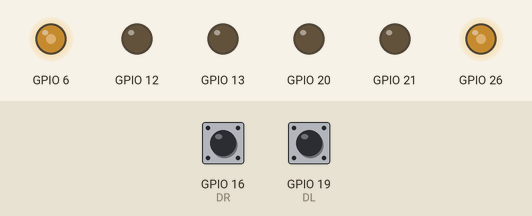
This program was run on a simulated Raspberry Pi (BCM pin numbers). Shown: output pins drawn as LEDs (lit = HIGH). The inputs (shaded band) are chosen by the test bench; at power-on: GPIO 16 (DR) HIGH, GPIO 19 (DL) HIGH. What the program prints to the terminal is not drawn.

Above: at 1.2 s.
1.3 s: GPIO 16 (DR) pulled LOW for 0.15 s
At 1.37 s:
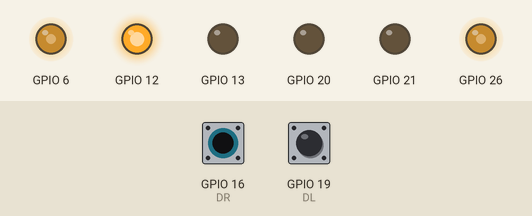
2.9 s: GPIO 19 (DL) pulled LOW for 0.15 s
At 2.97 s:
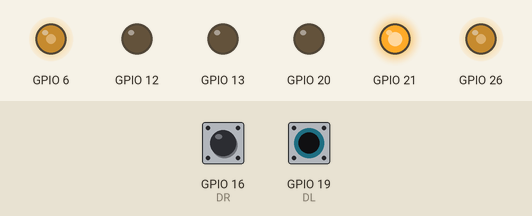
4.5 s: GPIO 19 (DL) pulled LOW for 3.2 s
At 8.1 s:
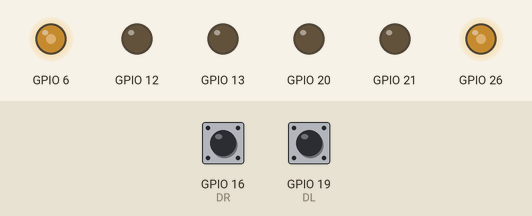
9.2 s: GPIO 16 (DR) pulled LOW for 3.2 s
At 10.5 s:
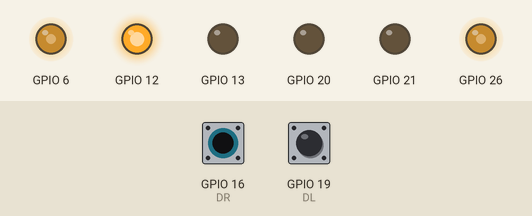
13.9 s: GPIO 16 (DR) driven LOW and GPIO 19 (DL) driven LOW
At 14.3 s:
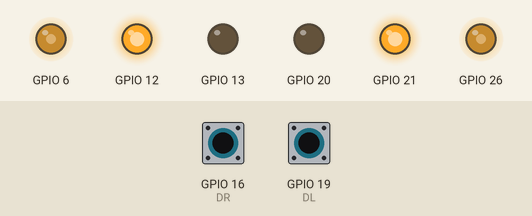
Timing chart, 0 to 16.4 s (numbered marks = the images above; inputs shaded):
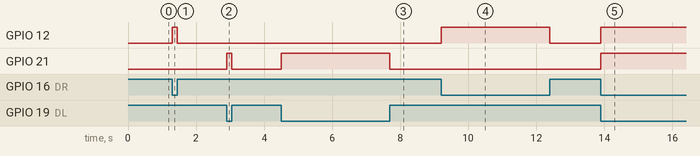

The program:

Infrared_Tracking_Objects.py
```python
import RPi.GPIO as GPIO
import time
from MotionBase import MotionBase
import smbus

motion = MotionBase()

DR = 16
DL = 19


GPIO.setmode(GPIO.BCM)
GPIO.setwarnings(False)
GPIO.setup(DR,GPIO.IN,GPIO.PUD_UP)
GPIO.setup(DL,GPIO.IN,GPIO.PUD_UP)

motion.stop()
try:
	while True:
		DR_status = GPIO.input(DR)
		DL_status = GPIO.input(DL)
		if((DL_status == 0) and (DR_status == 0)):
			motion.forward()
			print("forward")
		elif((DL_status == 1) and (DR_status == 0)):
			motion.right()
			print("right")
		elif((DL_status == 0) and (DR_status == 1)):
			motion.left()
			print("left")
		else:
			motion.stop()
			print("stop")

except KeyboardInterrupt:
	GPIO.cleanup();
```

MotionBase.py
```python
import RPi.GPIO as GPIO
import time

class MotionBase(object):

	def __init__(self,in1=12,in2=13,ena=6,in3=20,in4=21,enb=26):
		self.IN1 = in1
		self.IN2 = in2
		self.IN3 = in3
		self.IN4 = in4
		self.ENA = ena
		self.ENB = enb

		GPIO.setmode(GPIO.BCM)
		GPIO.setwarnings(False)
		GPIO.setup(self.IN1,GPIO.OUT)
		GPIO.setup(self.IN2,GPIO.OUT)
		GPIO.setup(self.IN3,GPIO.OUT)
		GPIO.setup(self.IN4,GPIO.OUT)
		GPIO.setup(self.ENA,GPIO.OUT)
		GPIO.setup(self.ENB,GPIO.OUT)
		self.forward()
		self.PWMA = GPIO.PWM(self.ENA,200)
		self.PWMB = GPIO.PWM(self.ENB,200)
		self.PWMA.start(50)
		self.PWMB.start(50)

	def forward(self):
		GPIO.output(self.IN1,GPIO.HIGH)
		GPIO.output(self.IN2,GPIO.LOW)
		GPIO.output(self.IN3,GPIO.LOW)
		GPIO.output(self.IN4,GPIO.HIGH)

	def stop(self):
		GPIO.output(self.IN1,GPIO.LOW)
		GPIO.output(self.IN2,GPIO.LOW)
		GPIO.output(self.IN3,GPIO.LOW)
		GPIO.output(self.IN4,GPIO.LOW)

	def backward(self):
		GPIO.output(self.IN1,GPIO.LOW)
		GPIO.output(self.IN2,GPIO.HIGH)
		GPIO.output(self.IN3,GPIO.HIGH)
		GPIO.output(self.IN4,GPIO.LOW)

	def left(self):
		GPIO.output(self.IN1,GPIO.LOW)
		GPIO.output(self.IN2,GPIO.LOW)
		GPIO.output(self.IN3,GPIO.LOW)
		GPIO.output(self.IN4,GPIO.HIGH)

	def right(self):
		GPIO.output(self.IN1,GPIO.HIGH)
		GPIO.output(self.IN2,GPIO.LOW)
		GPIO.output(self.IN3,GPIO.LOW)
		GPIO.output(self.IN4,GPIO.LOW)

	def setPWMA(self,value):
		self.PWMA.ChangeDutyCycle(value)

	def setPWMB(self,value):
		self.PWMB.ChangeDutyCycle(value)

	def setMotor(self, left, right):
		if((right >= 0) and (right <= 100)):
			GPIO.output(self.IN1,GPIO.HIGH)
			GPIO.output(self.IN2,GPIO.LOW)
			self.PWMA.ChangeDutyCycle(right)
		elif((right < 0) and (right >= -100)):
			GPIO.output(self.IN1,GPIO.LOW)
			GPIO.output(self.IN2,GPIO.HIGH)
			self.PWMA.ChangeDutyCycle(0 - right)
		if((left >= 0) and (left <= 100)):
			GPIO.output(self.IN3,GPIO.HIGH)
			GPIO.output(self.IN4,GPIO.LOW)
			self.PWMB.ChangeDutyCycle(left)
		elif((left < 0) and (left >= -100)):
			GPIO.output(self.IN3,GPIO.LOW)
			GPIO.output(self.IN4,GPIO.HIGH)
			self.PWMB.ChangeDutyCycle(0 - left)
```

Measured:
- after the input at 1.3 s, GPIO 12: LOW → HIGH at once, → LOW 0.15 s later
- after the input at 2.9 s, GPIO 21: LOW → HIGH at once, → LOW 0.15 s later
- after the input at 4.5 s, GPIO 21: LOW → HIGH at once, → LOW 3.2 s later
- after the input at 9.2 s, GPIO 12: LOW → HIGH at once, → LOW 3.2 s later
- after the input at 13.9 s, GPIO 12, GPIO 21: LOW → HIGH at once
